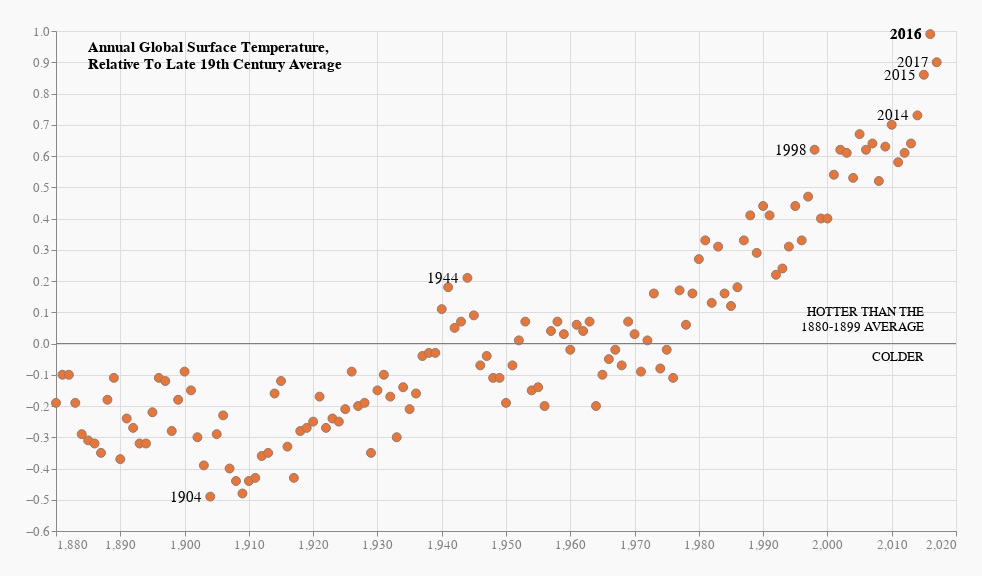

Notebook source saved alongside this figure:
### Code cell
import pandas as pd
import altair as alt

df = pd.read_csv('GLB.Ts_dSST.csv', sep=",")

da = df[["Year", "J-D"]]

#points
points = alt.Chart(da).mark_circle( size=80, 
    color='#f07330', 
    stroke='grey', 
    opacity = 1,
    strokeWidth=1,
    thickness=1).encode(
    x = alt.X(field = "Year", type = 'quantitative', title = "",  
            axis = alt.Axis(tickCount = 14, labelColor="Grey", labelFontSize=13),
            scale=alt.Scale(zero=False)),
    y = alt.Y(field ="J-D", type = "quantitative", title ="",
                            axis = alt.Axis(tickCount = 14, labelColor="Grey", labelFontSize=13)
))

#years_text
years_text = points.mark_text(align='left',baseline='middle',fontSize = 15, dx=-40
                                                ).encode(text = "Year:N").transform_filter(
    alt.FieldOneOfPredicate(field='Year', oneOf = [1904, 1944, 1998, 2014, 2015, 2016, 2017])
)

#year_2016_text
year_2016 = points.mark_text(align='left',baseline='middle',fontSize = 15,fontStyle = 'bold', dx=-40
                                                ).encode(text = "Year:N").transform_filter(
    alt.FieldOneOfPredicate(field='Year', oneOf = [2016])
)

#horisontal_line
line = alt.Chart(pd.DataFrame({'y': [0]})).mark_rule(color ="grey").encode(y='y')

#descriptive_text
des_text = alt.Chart({'values':[{'x': 2015, 'y': 0.1}]}).mark_text(
    text='HOTTER THAN THE\n1880-1899 AVERAGE\n\nCOLDER', lineBreak='\n',  fontSize=13, align='right').encode(x='x:Q', y='y:Q')

#title
title = alt.Chart({'values':[{'x': 1885, 'y': 0.95}]}).mark_text(align='left',
    text='Annual Global Surface Temperature,\nRelative To Late 19th Century Average', fontSize=15, lineBreak='\n',fontStyle ="bold").encode(x='x:Q', y='y:Q')


(points + years_text + line + year_2016 + des_text + title).properties(width = 900, height = 500, background = '#F9F9F9', padding = 25)

### Figure 1 — Vega-Lite specification as saved in the notebook (floating-point values rounded to 4 significant figures; data arrays with more than 128 entries replaced by an {"elided": "..."} marker saying what was removed)
{"config": {"view": {"continuousWidth": 400, "continuousHeight": 300}}, "layer": [{"mark": {"type": "circle", "color": "#f07330", "opacity": 1, "size": 80, "stroke": "grey", "strokeWidth": 1, "thickness": 1}, "encoding": {"x": {"type": "quantitative", "axis": {"labelColor": "Grey", "labelFontSize": 13, "tickCount": 14}, "field": "Year", "scale": {"zero": false}, "title": ""}, "y": {"type": "quantitative", "axis": {"labelColor": "Grey", "labelFontSize": 13, "tickCount": 14}, "field": "J-D", "title": ""}}}, {"mark": {"type": "text", "align": "left", "baseline": "middle", "dx": -40, "fontSize": 15}, "encoding": {"text": {"type": "nominal", "field": "Year"}, "x": {"type": "quantitative", "axis": {"labelColor": "Grey", "labelFontSize": 13, "tickCount": 14}, "field": "Year", "scale": {"zero": false}, "title": ""}, "y": {"type": "quantitative", "axis": {"labelColor": "Grey", "labelFontSize": 13, "tickCount": 14}, "field": "J-D", "title": ""}}, "transform": [{"filter": {"field": "Year", "oneOf": [1904, 1944, 1998, 2014, 2015, 2016, 2017]}}]}, {"data": {"name": "data-06fd9f850666401b4599de5588b60692"}, "mark": {"type": "rule", "color": "grey"}, "encoding": {"y": {"type": "quantitative", "field": "y"}}}, {"data": {"name": "data-5cba552e0fd77e6cbafb6fd4c5c45f10"}, "mark": {"type": "text", "align": "left", "baseline": "middle", "dx": -40, "fontSize": 15, "fontStyle": "bold"}, "encoding": {"text": {"type": "nominal", "field": "Year"}, "x": {"type": "quantitative", "axis": {"labelColor": "Grey", "labelFontSize": 13, "tickCount": 14}, "field": "Year", "scale": {"zero": false}, "title": ""}, "y": {"type": "quantitative", "axis": {"labelColor": "Grey", "labelFontSize": 13, "tickCount": 14}, "field": "J-D", "title": ""}}, "transform": [{"filter": {"field": "Year", "oneOf": [2016]}}]}, {"data": {"name": "data-78efee8e976ebe5869fa21299b9709e4"}, "mark": {"type": "text", "align": "right", "fontSize": 13, "lineBreak": "\n", "text": "HOTTER THAN THE\n1880-1899 AVERAGE\n\nCOLDER"}, "encoding": {"x": {"type": "quantitative", "field": "x"}, "y": {"type": "quantitative", "field": "y"}}}, {"data": {"name": "data-e39dd8d64232cc4b04009ecf324d7e46"}, "mark": {"type": "text", "align": "left", "fontSize": 15, "fontStyle": "bold", "lineBreak": "\n", "text": "Annual Global Surface Temperature,\nRelative To Late 19th Century Average"}, "encoding": {"x": {"type": "quantitative", "field": "x"}, "y": {"type": "quantitative", "field": "y"}}}], "background": "#F9F9F9", "data": {"name": "data-5cba552e0fd77e6cbafb6fd4c5c45f10"}, "height": 500, "padding": 25, "width": 900, "$schema": "https://vega.github.io/schema/vega-lite/v4.8.1.json", "datasets": {"data-5cba552e0fd77e6cbafb6fd4c5c45f10": {"elided": "138 records"}, "data-06fd9f850666401b4599de5588b60692": [{"y": 0}], "data-78efee8e976ebe5869fa21299b9709e4": [{"x": 2015, "y": 0.1}], "data-e39dd8d64232cc4b04009ecf324d7e46": [{"x": 1885, "y": 0.95}]}}
